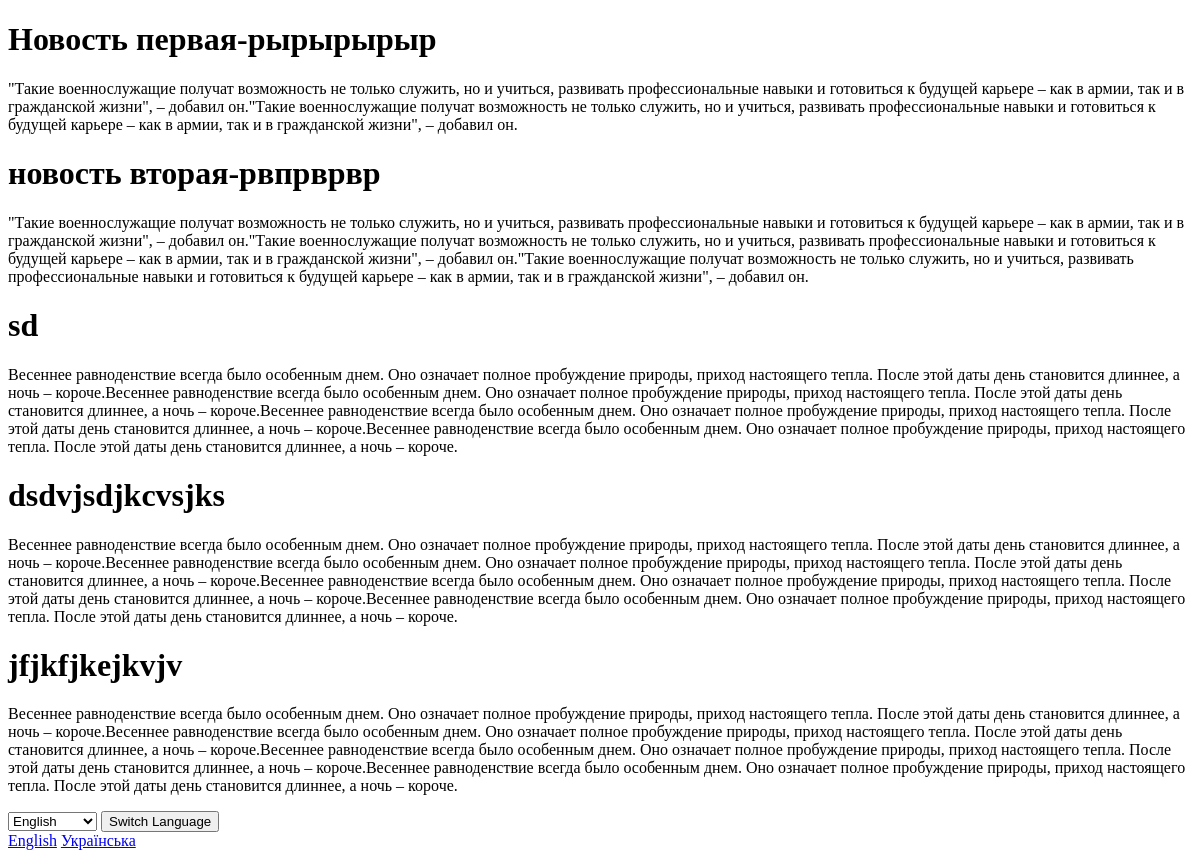
/test/, run on an earlier commit of the app's database.
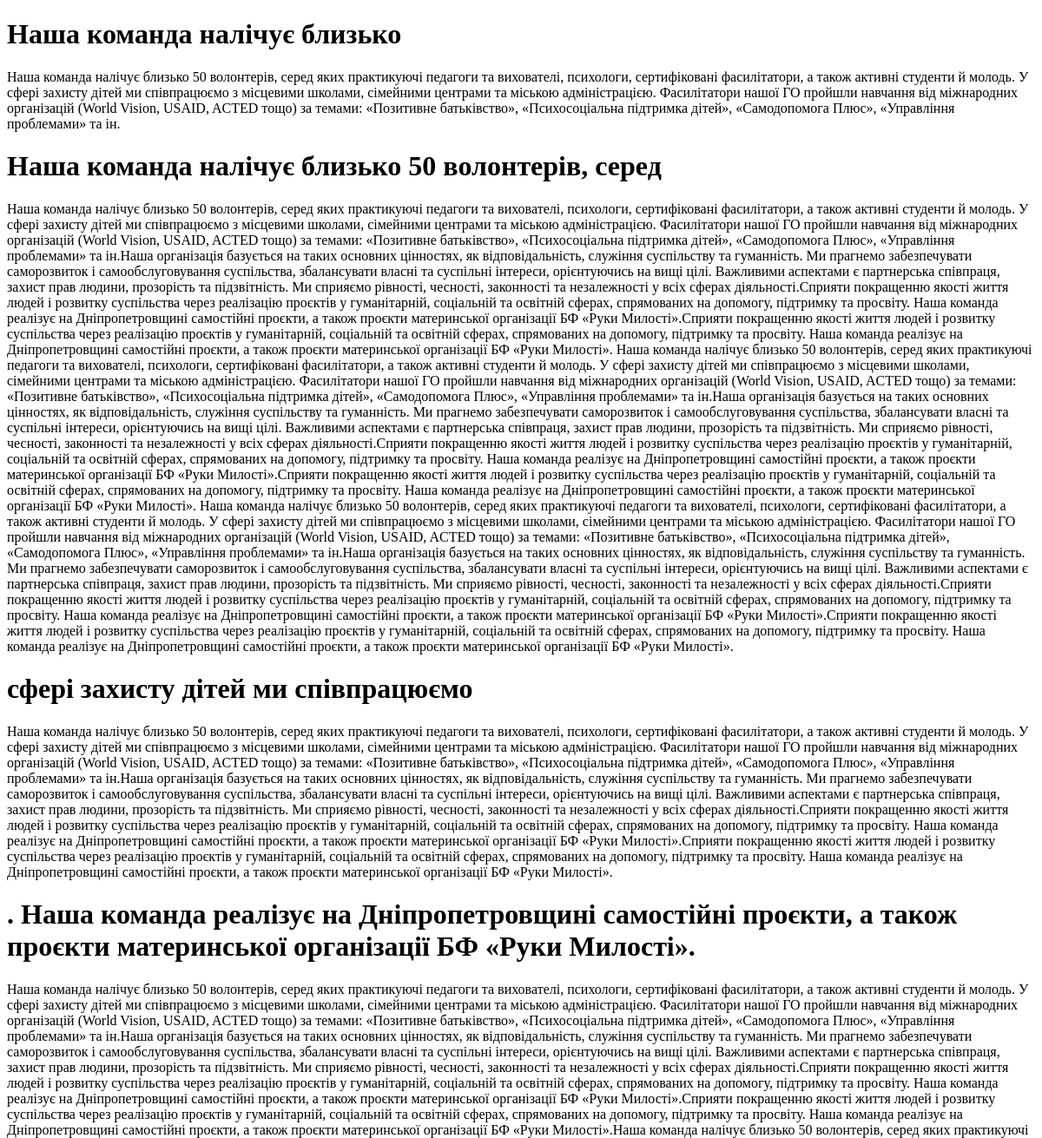
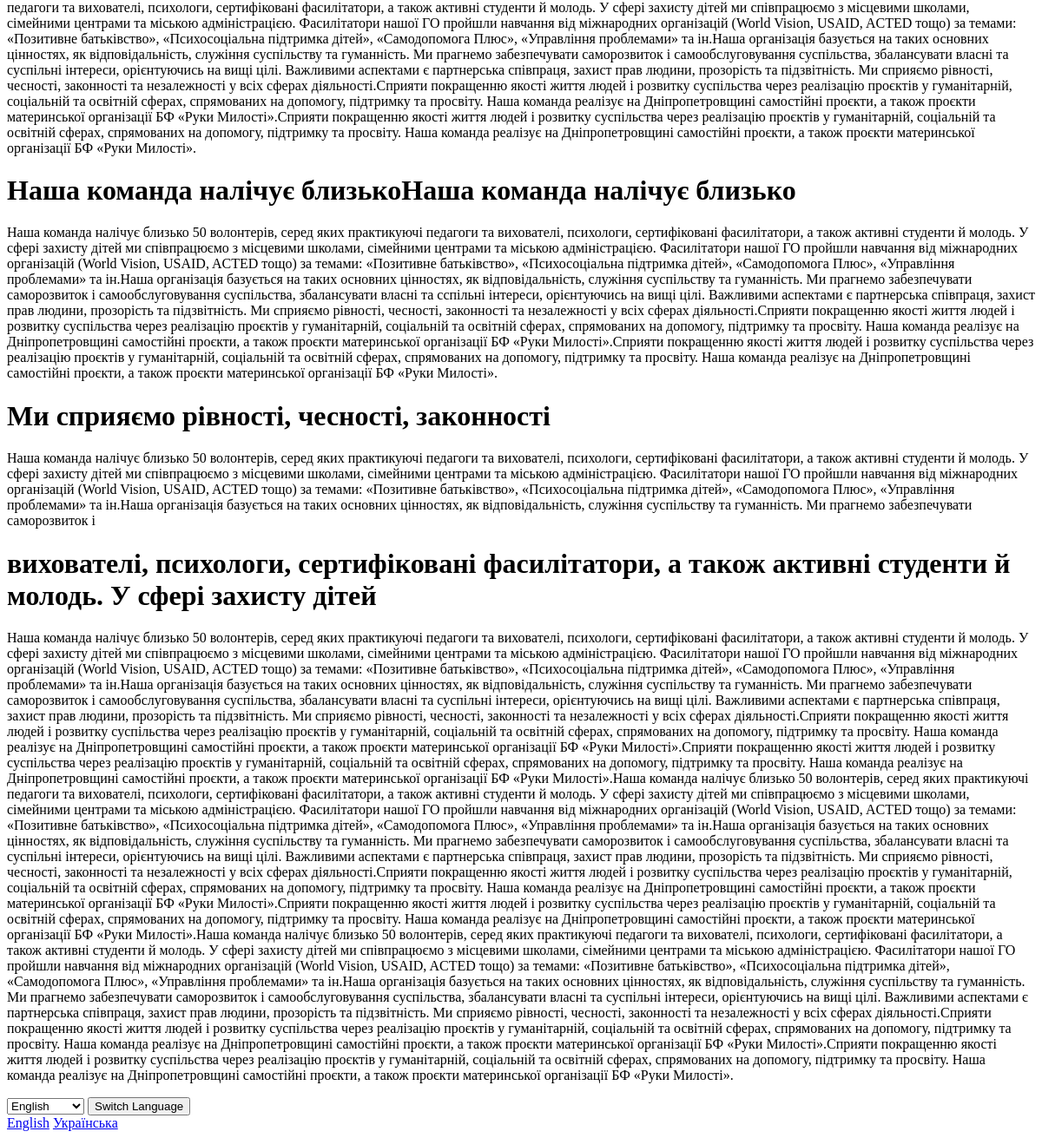
And on a later commit of the database (2 pictures, top to bottom).
### hands/models.py (models this page shows, shortened)
class News(models.Model):
    name =models.CharField(max_length=255, verbose_name='Назва новини')
    description = models.TextField(verbose_name='Опис новини')
    slug = models.SlugField(unique=True, blank=True, max_length=200, verbose_name="Слаг новини")
    title = models.TextField(verbose_name='Особливості новини')
    main_image = models.ImageField(upload_to='news/', verbose_name="Головне зображення новини")
    news_image1 =  models.ImageField(upload_to='news/', blank=True, null=True, verbose_name="Зображення перше новини")
    news_image2 = models.ImageField(upload_to='news/', blank=True, null=True, verbose_name="Зображення друге новини")
    created_at = models.DateTimeField(null=True, blank=True,verbose_name="Дата створення новини")
    author = models.CharField(max_length=100, verbose_name="Автор статті новини")
    partner = models.CharField(max_length=255, blank=True, null=True,  verbose_name="Партнер" )

### hands/views.py (the view)
# urls.py: path('test/', views.test, name="test"), #test-page
def test(request):
    project_item = Project.objects.all()
    new_item = News.objects.all()
    return render(request,'app/pages/test.html', {'project_item':project_item, 'new_item':new_item})

### hands/templates/app/pages/test.html (shortened to what this page needs)
{% load i18n %}
<!DOCTYPE html>
<html lang="{{ LANGUAGE_CODE }}">
<head>
</head>
<body>
    {% for news in new_item %}
        <h1>{{ news.name }}</h1>
        <p>{{ news.description }}</p>
    {% endfor%}
    <form method="post" action="{% url 'hands:set_language' %}">
        <select name="language">
            <option value="en">English</option>
        </select>
        <button type="submit">Switch Language</button>
    </form>
    <a href="{% url 'hands:set_language' %}?language=en">English</a>
    <a href="{% url 'hands:set_language' %}?language=uk">Українська</a>
</body>
</html>

What changed in the data, as far as the page shows it:
removed News: name "Новость первая-рырырырыр", description "\"Такие военнослужащие получат возможность не только служить, но и учиться, развивать профессиональные навыки и готовиться к будущей карьере – как в армии, так и в гражданской жизни\", – добавил он.\"Такие военнослужащие получат возможность не только служить, но и учиться, развивать профессиональные навыки и готовиться к будущей карьере – как в армии, так и в гражданской жизни\", – добавил он."
removed News: name "новость вторая-рвпрврвр", description "\"Такие военнослужащие получат возможность не только служить, но и учиться, развивать профессиональные навыки и готовиться к будущей карьере – как в армии, так и в гражданской жизни\", – добавил он.\"Такие военнослужащие получат возможность не только служить, но и учиться, развивать профессиональные навыки и готовиться к будущей карьере – как в армии, так и в гражданской жизни\", – добавил он.\"Такие военнослужащие получат возможность не только служить, но и учиться, развивать профессиональные навыки и готовиться к будущей карьере – как в армии, так и в гражданской жизни\", – добавил он."
removed News: name "sd", description "Весеннее равноденствие всегда было особенным днем. Оно означает полное пробуждение природы, приход настоящего тепла. После этой даты день становится длиннее, а ночь – короче.Весеннее равноденствие всегда было особенным днем. Оно означает полное пробуждение природы, приход настоящего тепла. После этой даты день становится длиннее, а ночь – короче.Весеннее равноденствие всегда было особенным днем. Оно означает полное пробуждение природы, приход настоящего тепла. После этой даты день становится длиннее, а ночь – короче.Весеннее равноденствие всегда было особенным днем. Оно означает полное пробуждение природы, приход настоящего тепла. После этой даты день становится длиннее, а ночь – короче."
removed News: name "dsdvjsdjkcvsjks", description "Весеннее равноденствие всегда было особенным днем. Оно означает полное пробуждение природы, приход настоящего тепла. После этой даты день становится длиннее, а ночь – короче.Весеннее равноденствие всегда было особенным днем. Оно означает полное пробуждение природы, приход настоящего тепла. После этой даты день становится длиннее, а ночь – короче.Весеннее равноденствие всегда было особенным днем. Оно означает полное пробуждение природы, приход настоящего тепла. После этой даты день становится длиннее, а ночь – короче.Весеннее равноденствие всегда было особенным днем. Оно означает полное пробуждение природы, приход настоящего тепла. После этой даты день становится длиннее, а ночь – короче."
removed News: name "jfjkfjkejkvjv", description "Весеннее равноденствие всегда было особенным днем. Оно означает полное пробуждение природы, приход настоящего тепла. После этой даты день становится длиннее, а ночь – короче.Весеннее равноденствие всегда было особенным днем. Оно означает полное пробуждение природы, приход настоящего тепла. После этой даты день становится длиннее, а ночь – короче.Весеннее равноденствие всегда было особенным днем. Оно означает полное пробуждение природы, приход настоящего тепла. После этой даты день становится длиннее, а ночь – короче.Весеннее равноденствие всегда было особенным днем. Оно означает полное пробуждение природы, приход настоящего тепла. После этой даты день становится длиннее, а ночь – короче."
added News: name "Наша команда налічує близько", description "Наша команда налічує близько 50 волонтерів, серед яких практикуючі педагоги та вихователі, психологи, сертифіковані фасилітатори, а також активні студенти й молодь. У сфері захисту дітей ми співпрацюємо з місцевими школами, сімейними центрами та міською адміністрацією. Фасилітатори нашої ГО пройшли навчання від міжнародних організацій (World Vision, USAID, ACTED тощо) за темами: «Позитивне батьківство», «Психосоціальна підтримка дітей», «Самодопомога Плюс», «Управління проблемами» та ін."
added News: name "Наша команда налічує близько 50 волонтерів, серед", description "Наша команда налічує близько 50 волонтерів, серед яких практикуючі педагоги та вихователі, психологи, сертифіковані фасилітатори, а також активні студенти й молодь. У сфері захисту дітей ми співпрацюємо з місцевими школами, сімейними центрами та міською адміністрацією. Фасилітатори нашої ГО пройшли навчання від міжнародних організацій (World Vision, USAID, ACTED тощо) за темами: «Позитивне батьківство», «Психосоціальна підтримка дітей», «Самодопомога Плюс», «Управління проблемами» та ін.Наша організація базується на таких основних цінностях, як відповідальність, служіння суспільству та гуманність. Ми прагнемо забезпечувати саморозвиток і самообслуговування суспільства, збалансувати…"
added News: name "сфері захисту дітей ми співпрацюємо", description "Наша команда налічує близько 50 волонтерів, серед яких практикуючі педагоги та вихователі, психологи, сертифіковані фасилітатори, а також активні студенти й молодь. У сфері захисту дітей ми співпрацюємо з місцевими школами, сімейними центрами та міською адміністрацією. Фасилітатори нашої ГО пройшли навчання від міжнародних організацій (World Vision, USAID, ACTED тощо) за темами: «Позитивне батьківство», «Психосоціальна підтримка дітей», «Самодопомога Плюс», «Управління проблемами» та ін.Наша організація базується на таких основних цінностях, як відповідальність, служіння суспільству та гуманність. Ми прагнемо забезпечувати саморозвиток і самообслуговування суспільства, збалансувати…"
added News: name ". Наша команда реалізує на Дніпропетровщині самостійні проєкти, а також проєкти материнської організації БФ «Руки Милості».", description "Наша команда налічує близько 50 волонтерів, серед яких практикуючі педагоги та вихователі, психологи, сертифіковані фасилітатори, а також активні студенти й молодь. У сфері захисту дітей ми співпрацюємо з місцевими школами, сімейними центрами та міською адміністрацією. Фасилітатори нашої ГО пройшли навчання від міжнародних організацій (World Vision, USAID, ACTED тощо) за темами: «Позитивне батьківство», «Психосоціальна підтримка дітей», «Самодопомога Плюс», «Управління проблемами» та ін.Наша організація базується на таких основних цінностях, як відповідальність, служіння суспільству та гуманність. Ми прагнемо забезпечувати саморозвиток і самообслуговування суспільства, збалансувати…"
added News: name "Наша команда налічує близькоНаша команда налічує близько", description "Наша команда налічує близько 50 волонтерів, серед яких практикуючі педагоги та вихователі, психологи, сертифіковані фасилітатори, а також активні студенти й молодь. У сфері захисту дітей ми співпрацюємо з місцевими школами, сімейними центрами та міською адміністрацією. Фасилітатори нашої ГО пройшли навчання від міжнародних організацій (World Vision, USAID, ACTED тощо) за темами: «Позитивне батьківство», «Психосоціальна підтримка дітей», «Самодопомога Плюс», «Управління проблемами» та ін.Наша організація базується на таких основних цінностях, як відповідальність, служіння суспільству та гуманність. Ми прагнемо забезпечувати саморозвиток і самообслуговування суспільства, збалансувати…"
added News: name "Ми сприяємо рівності, чесності, законності", description "Наша команда налічує близько 50 волонтерів, серед яких практикуючі педагоги та вихователі, психологи, сертифіковані фасилітатори, а також активні студенти й молодь. У сфері захисту дітей ми співпрацюємо з місцевими школами, сімейними центрами та міською адміністрацією. Фасилітатори нашої ГО пройшли навчання від міжнародних організацій (World Vision, USAID, ACTED тощо) за темами: «Позитивне батьківство», «Психосоціальна підтримка дітей», «Самодопомога Плюс», «Управління проблемами» та ін.Наша організація базується на таких основних цінностях, як відповідальність, служіння суспільству та гуманність. Ми прагнемо забезпечувати саморозвиток і"
added News: name "вихователі, психологи, сертифіковані фасилітатори, а також активні студенти й молодь. У сфері захисту дітей", description "Наша команда налічує близько 50 волонтерів, серед яких практикуючі педагоги та вихователі, психологи, сертифіковані фасилітатори, а також активні студенти й молодь. У сфері захисту дітей ми співпрацюємо з місцевими школами, сімейними центрами та міською адміністрацією. Фасилітатори нашої ГО пройшли навчання від міжнародних організацій (World Vision, USAID, ACTED тощо) за темами: «Позитивне батьківство», «Психосоціальна підтримка дітей», «Самодопомога Плюс», «Управління проблемами» та ін.Наша організація базується на таких основних цінностях, як відповідальність, служіння суспільству та гуманність. Ми прагнемо забезпечувати саморозвиток і самообслуговування суспільства, збалансувати…"
